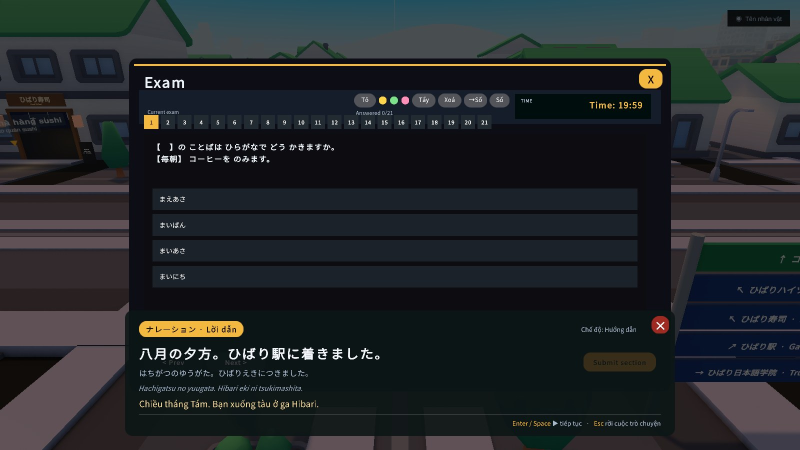
#> input picture Bao_Cao/jlpt-regression/01_vocab_question.jpg, 1600 x 900 px (shown at 1/2 size)
$ python feature_pics.py out.png
#> lines starting #> are read from the running program, lines starting #| are printed output that depends on the picture
"""Game captures for the deck's feature section ("Chức năng chi tiết"): key -> path under Bao_Cao.
Imported by prep_images.py; contact sheets for picking them: python feature_pics.py <out_dir>."""
F = {
    # exams and study
    'f_jlpt_vocab': 'jlpt-regression/01_vocab_question.jpg', 'f_jlpt_listen': 'jlpt-regression/02_listening_playing.jpg',
    'f_jlpt_result': 'jlpt-regression/03_results_analysis.jpg', 'f_ielts_select': 'school-regression/03a_ielts_selection.png',
    'f_ielts_write': 'ielts-productive/02_writing_examiner.jpg', 'f_ielts_coach': 'ielts-productive/03_writing_coach.jpg',
    'f_ielts_speak': 'ielts-productive/07_speaking_part2.jpg', 'f_ielts_speak_res': 'ielts-productive/08_speaking_result.jpg',
    'f_torfl': 'russian-ui/06_ExamCenterPopup_ru.png', 'f_exam_desk': 'school-regression/02_exam_desk.png',
    'f_teacher': 'school-regression/06_teacher_comment.png', 'f_exam_started': 'school-regression/04_exam_started.png',
    'f_video_controls': 'school-regression/01a_video_controls.png', 'f_studyhub': 'course/30_studyhub_six_tiles_vi.png',
    'f_placement': 'course/20_placement_question.png', 'f_placement_res': 'course/21_placement_result.png',
    'f_dict': 'course/40_dict_ja_vi.png', 'f_tenses': 'course/08_tenses_vi.png', 'f_alphabet': 'course/04_alphabet_ja_vi.png',
    'f_cert': 'course/06_certificates_ja_vi.png', 'f_grammar': 'course/05_grammar_ja_vi.png',
    'f_en_course': 'english-course/02_a1_sentence_pattern_feedback.png',
    # Midori island
    'f_mi_onboard': 'island-regression/01_onboard_to_midori.png', 'f_mi_seed': 'island-regression/08_farm_seed_picker.png',
    'f_mi_grow': 'island-regression/09_farm_growing.png', 'f_mi_ready': 'island-regression/11_farm_ready.png',
    'f_mi_till': 'fishing-regression/42_till_with_hoe.jpg', 'f_mi_water': 'fishing-regression/44_water.jpg',
    'f_mi_cast': 'fishing-regression/50_cast.jpg', 'f_mi_bite': 'fishing-regression/52_bite.jpg', 'f_mi_reel': 'fishing-regression/53_reel.jpg',
    'f_mi_caught': 'fishing-regression/54_caught.jpg', 'f_mi_sellfish': 'fishing-regression/55_sell_fish.jpg',
    'f_mi_afk': 'fishing-regression/60b_afk_overview.jpg', 'f_mi_animal': 'island-regression/16_animal_fed.png',
    'f_mi_shop': 'island-regression/03_shop_agriculture.png', 'f_mi_notebook': 'island-regression/17_notebook.png',
    'f_mi_swim': 'swim/midori_2_stroke.png', 'f_mi_decor_shop': 'island-decor/01_shop_decor.png', 'f_mi_edit': 'island-decor/06_moving_piece.png',
    'f_mi_decorated': 'island-decor/10_overview_decorated.png', 'f_mi_visit': 'island-decor/11_visit_friend.png',
    'f_mi_jp': 'island-decor/jp_torii.png', 'f_mi_overview': 'island-regression/18_island_overview.png', 'f_mi_birds': 'island-people/01_bird_on_ground.png',
    # Game Center
    'f_gc_kana_breaker': 'arcade/kana_breaker_vi.jpg', 'f_gc_kana_rain': 'arcade/kana_rain_vi.jpg', 'f_gc_air_hockey': 'arcade/air_hockey_vi.jpg',
    'f_gc_dance': 'arcade/dance_arrows_vi.jpg', 'f_gc_echo': 'arcade/echo_pads_vi.jpg', 'f_gc_hoop': 'arcade/hoop_shot_vi.jpg',
    'f_gc_basket': 'arcade/basket_count_vi.jpg', 'f_gc_snake': 'arcade/kana_snake_vi.jpg', 'f_gc_order': 'arcade/order_rush_vi.jpg',
    'f_gc_tense': 'arcade/tense_typer_vi.jpg', 'f_gc_ufo': 'arcade/ufo_catcher_vi.jpg', 'f_gc_wheel': 'arcade/wheel_quiz_vi.jpg',
    'f_gc_shooter': 'arcade/word_shooter_vi.jpg', 'f_gc_whack': 'arcade/word_whack_vi.jpg', 'f_gc_match': 'gamecenter-regression/07_matching.png',
    'f_gc_prize': 'gamecenter-regression/09b_prize_counter.png',
    # konbini, sushi, clinic, station
    'f_kb_box': 'lifeloop-regression/06_carrying_box.png', 'f_kb_restock': 'lifeloop-regression/07_restock_progress.png',
    'f_kb_question': 'lifeloop-regression/08_customer_question.png', 'f_kb_total': 'lifeloop-regression/09_register_total.png',
    'f_kb_paid': 'lifeloop-regression/10_paid.png', 'f_kb_inside': 'konbini-camera/02_inside_after_door.png',
    'f_su_order': 'lifeloop-regression/20_sushi_order.png', 'f_su_served': 'sushi-flow/01_served.png', 'f_su_paid': 'lifeloop-regression/21_sushi_paid.png',
    'f_su_customers': 'town-life/05_sushi_customers.png', 'f_su_tray': 'sushi-flow/04_tray_front.png',
    'f_cl_reception': 'clinic/03_reception.png', 'f_cl_form': 'clinic/04_questionnaire.png', 'f_cl_eye': 'clinic/08_eye_test.png',
    'f_cl_number': 'clinic/11_number_called.png', 'f_cl_shift': 'clinic/07_shift.png', 'f_cl_bed': 'clinic/09_woke_in_clinic.png',
    'f_cl_consult': 'clinic/12_consultation.png',
    'f_st_kimura': 'station-regression/02_at_kimura.png', 'f_st_gate': 'station-regression/gate_open.png', 'f_st_board': 'train-route/20_hall_route_board.png',
    'f_st_leave': 'train-route/02_leaving_hibari.png', 'f_st_midori': 'train-route/08_stop_midori.png', 'f_st_airport': 'train-route/10_stop_airport.png',
    'f_st_pq': 'train-route/11_arrived_phuquoc.png', 'f_st_queue': 'train-route/21_platform_queue.png',
    # music, fashion, home, town
    'f_mu_dj': 'music-shop/11_dj_mix.png', 'f_mu_paint': 'music-shop/13_painting_done.png', 'f_mu_card': 'music-shop/07_painting_card.png',
    'f_mu_wall': 'music-shop/06_gallery_wall_close.png', 'f_mu_busk': 'busking/03_busking.png', 'f_mu_gig': 'music-shop/10_gig_done.png',
    'f_mu_piano': 'gestures/piano_hands_musician_yuto.png',
    'f_fa_floor': 'fashion/02_floor_west.jpg', 'f_fa_quiz': 'fashion/20_quiz_FashionAdvise.jpg', 'f_fa_till': 'fashion/04_fitting_till.jpg',
    'f_fa_kid': 'fashion/10_kid_hina_summer_beach.jpg',
    'f_be_fridge': 'bedroom-regression/05_fridge.png', 'f_be_sink': 'bedroom-regression/04_sink.png', 'f_be_sleep': 'bedroom-regression/10_sleep_night.png',
    'f_be_morning': 'bedroom-regression/11_morning.png', 'f_be_correct': 'bedroom-regression/07_study_correct.png',
    'f_to_map': 'map-progression/04_map_all_open.png', 'f_to_handbook': 'handbook/03_places.png', 'f_to_story': 'story-flow/01_new_game_story_starts.png',
    'f_to_journal': 'map-progression/02_journal_roadmap.png', 'f_to_unlock': 'map-progression/01_unlock_card_sushi.png',
    'f_to_hud': 'hud-regression/hud_1920x1080.jpg', 'f_to_rain': 'hud-regression/needs_rain_cold.jpg',
    # Phú Quốc, online
    'f_pq_overview': 'phuquoc/01_island_overview_crop.png', 'f_pq_anthoi': 'phuquoc/03_an_thoi_hon_thom.png', 'f_pq_swim': 'swim/phuquoc_2_stroke.png',
    'f_on_friends_chat': 'online-regression/chat_friends.jpg', 'f_on_groups': 'online-regression/chat_groups.jpg',
    'f_on_crowd': 'online-regression/crowd_target_first.jpg', 'f_on_visit_like': 'island-decor/12_visit_liked.png',
    # career milestone stories (CareerStoryPlayModeTests)
    'f_cs_question': 'career-story/02_story_question.png', 'f_cs_reply': 'career-story/03_story_reply.png',
    'f_cs_interview': 'career-story/04_interview_after_story.png',
    # career tasks (CareerTasksPlayModeTests), the game's own lesson videos (VideoCoursesPlayModeTests), phone controls
    'f_ct_card': 'career-tasks/01_task_card.png', 'f_ct_hint': 'career-tasks/03_wrong_hint.png', 'f_ct_overview': 'career-tasks/04_career_tasks.png',
    'f_vs_course': 'video-courses/03_studio_course.png', 'f_vs_play': 'video-courses/04_studio_playing.png',
    'f_ph_hud': 'phone-controls/phone_web_915x412_hud.png', 'f_ph_menu': 'phone-controls/phone_web_915x412_dpr1_vi_main.png',
    'f_ph_wide': 'phone-controls/phone_2400x1080_hud.png',
}

if __name__ == '__main__':
    import os
    import sys
    from PIL import Image, ImageDraw, ImageFont
    here = os.path.dirname(os.path.abspath(__file__))
    base = os.path.normpath(os.path.join(here, '..'))
    out = sys.argv[1]
    os.makedirs(out, exist_ok=True)
    keys = [k for k in F if os.path.exists(os.path.join(base, F[k]))]
    print('missing:', [k for k in F if k not in keys])
    font = ImageFont.truetype('C:/Windows/Fonts/arial.ttf', 22)
    per = 12
    for si in range(0, len(keys), per):
        sheet = Image.new('RGB', (4 * 480, 3 * 330), (20, 20, 20))
#> sheet: PIL image 1920x990 RGB; every value is 20
        d = ImageDraw.Draw(sheet)
        for j, k in enumerate(keys[si:si + per]):
            im = Image.open(os.path.join(base, F[k])).convert('RGB')
#> im is the input picture: PIL image 1600x900 RGB; mean R, G, B 35.3, 39.6, 42.4
            im.thumbnail((470, 290))
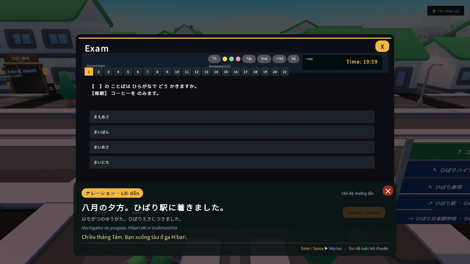
#> im: PIL image 470x264 RGB; mean R, G, B 35.3, 39.6, 42.4
            x, y = (j % 4) * 480, (j // 4) * 330
            sheet.paste(im, (x + 5, y + 5))
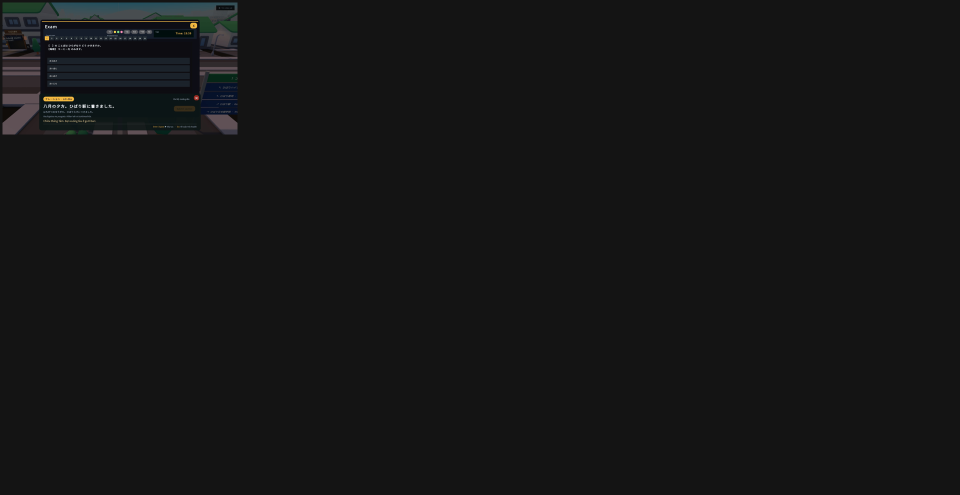
#> sheet: PIL image 1920x990 RGB (shown at 1/2 size); mean R, G, B 21, 21.3, 21.5
            d.text((x + 8, y + 300), k, fill=(255, 220, 80), font=font)
        sheet.save(os.path.join(out, f's{si // per:02d}.jpg'), quality=80)
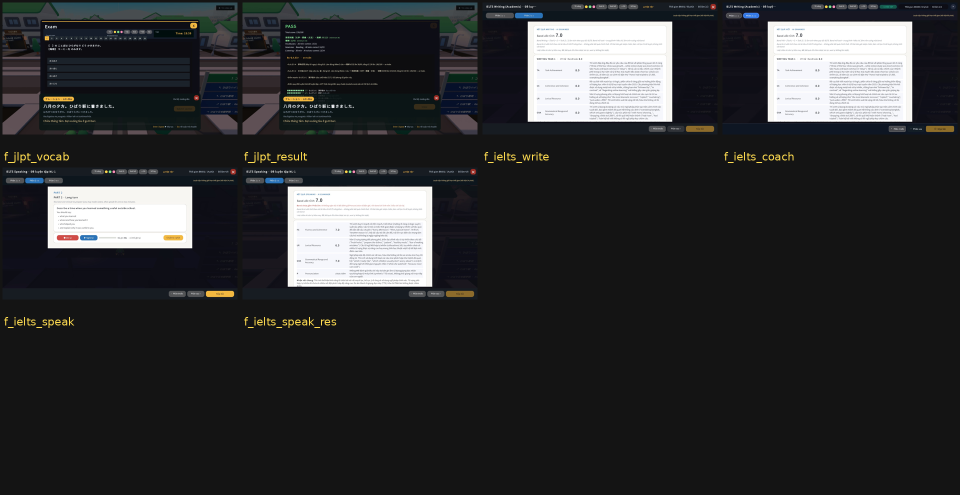
#> saved as s00.jpg: PIL image 1920x990 RGB (shown at 1/2 size); mean R, G, B 47.1, 47.8, 49
    print(len(keys), 'pictures')
